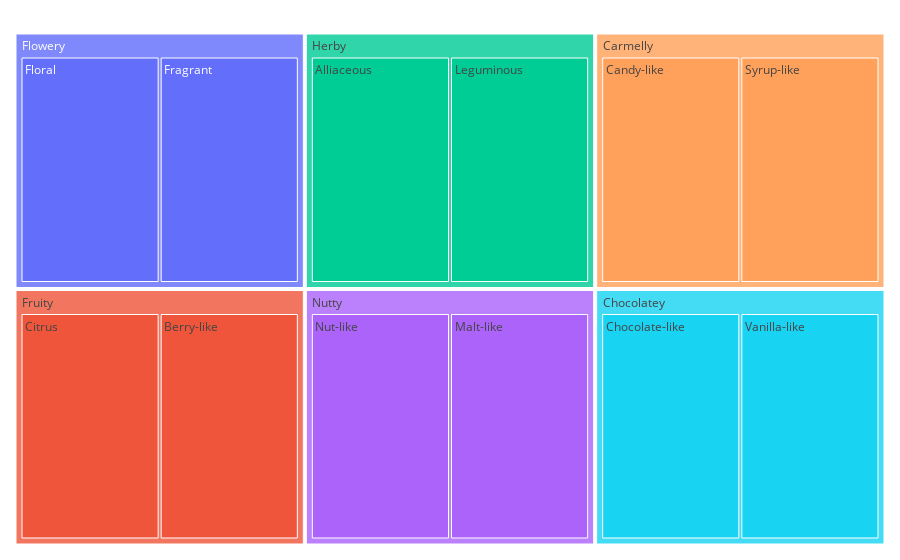

Notebook cell for this chart:
### Markdown cell above
<div id="tree">
    <h2>Interacting with Treemap Charts</h2>
</div>

### Code cell
df3 = pd.concat([df2.iloc[:6], df2.iloc[17:29]])

fig = go.Figure()

fig.add_trace(go.Treemap(
    ids=df3.ids,
    labels=df3.labels,
    parents=df3.parents,
))

fig.update_layout(
    margin = dict(t=10, l=10, r=10, b=10)
)

fig.show()

### Figure 1 — Plotly figure (JSON) as saved in the notebook; plotly's stock layout.template omitted (floating-point values rounded to 4 significant figures)
{"data": [{"ids": ["Enzymatic-Flowery", "Enzymatic-Fruity", "Enzymatic-Herby", "Sugar Browning-Nutty", "Sugar Browning-Carmelly", "Sugar Browning-Chocolatey", "Flowery-Floral", "Flowery-Fragrant", "Fruity-Citrus", "Fruity-Berry-like", "Herby-Alliaceous", "Herby-Leguminous", "Nutty-Nut-like", "Nutty-Malt-like", "Carmelly-Candy-like", "Carmelly-Syrup-like", "Chocolatey-Chocolate-like", "Chocolatey-Vanilla-like"], "labels": ["Flowery", "Fruity", "Herby", "Nutty", "Carmelly", "Chocolatey", "Floral", "Fragrant", "Citrus", "Berry-like", "Alliaceous", "Leguminous", "Nut-like", "Malt-like", "Candy-like", "Syrup-like", "Chocolate-like", "Vanilla-like"], "parents": [null, null, null, null, null, null, "Enzymatic-Flowery", "Enzymatic-Flowery", "Enzymatic-Fruity", "Enzymatic-Fruity", "Enzymatic-Herby", "Enzymatic-Herby", "Sugar Browning-Nutty", "Sugar Browning-Nutty", "Sugar Browning-Carmelly", "Sugar Browning-Carmelly", "Sugar Browning-Chocolatey", "Sugar Browning-Chocolatey"], "type": "treemap"}], "layout": {"margin": {"b": 10, "l": 10, "r": 10, "t": 10}}}
